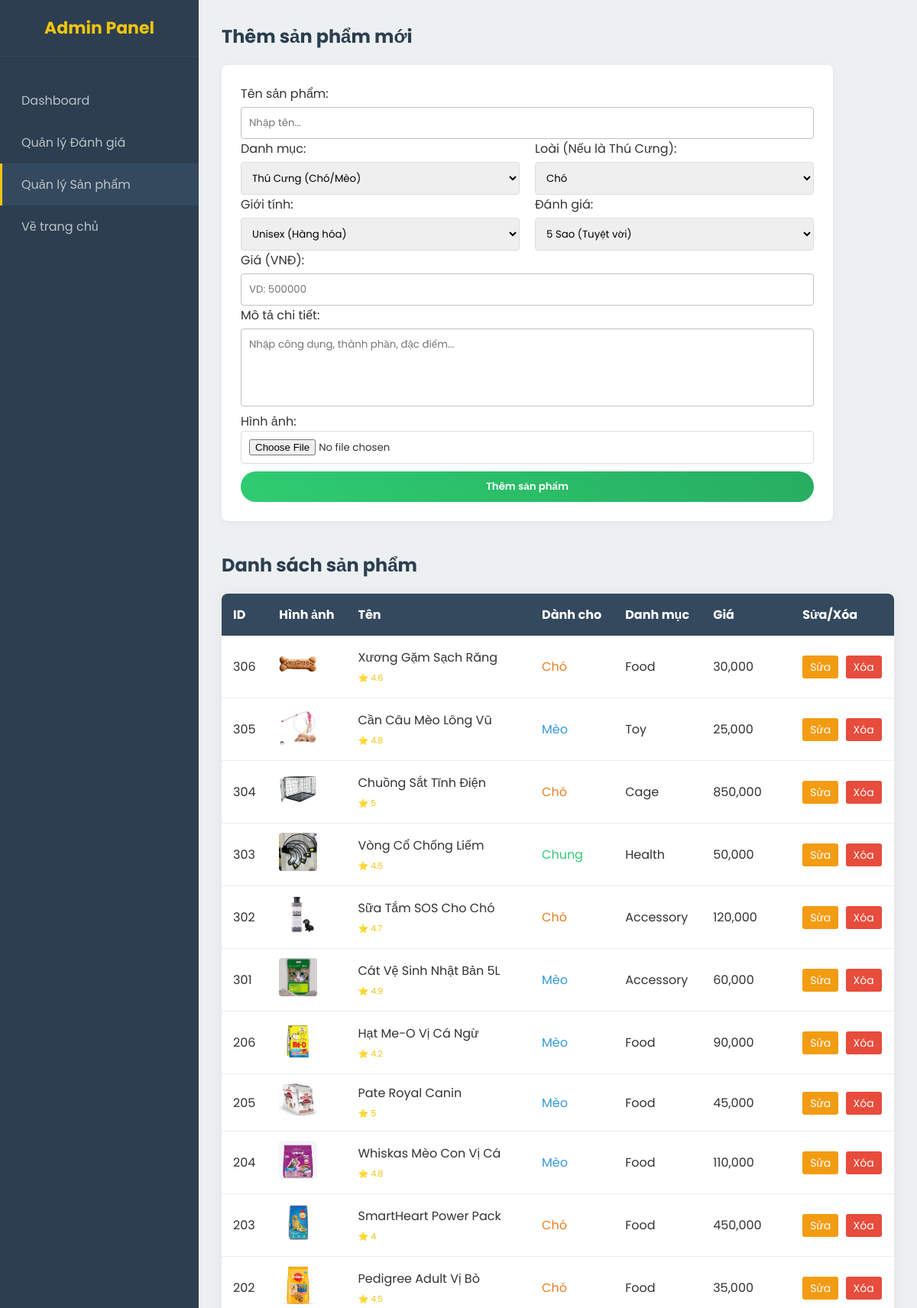
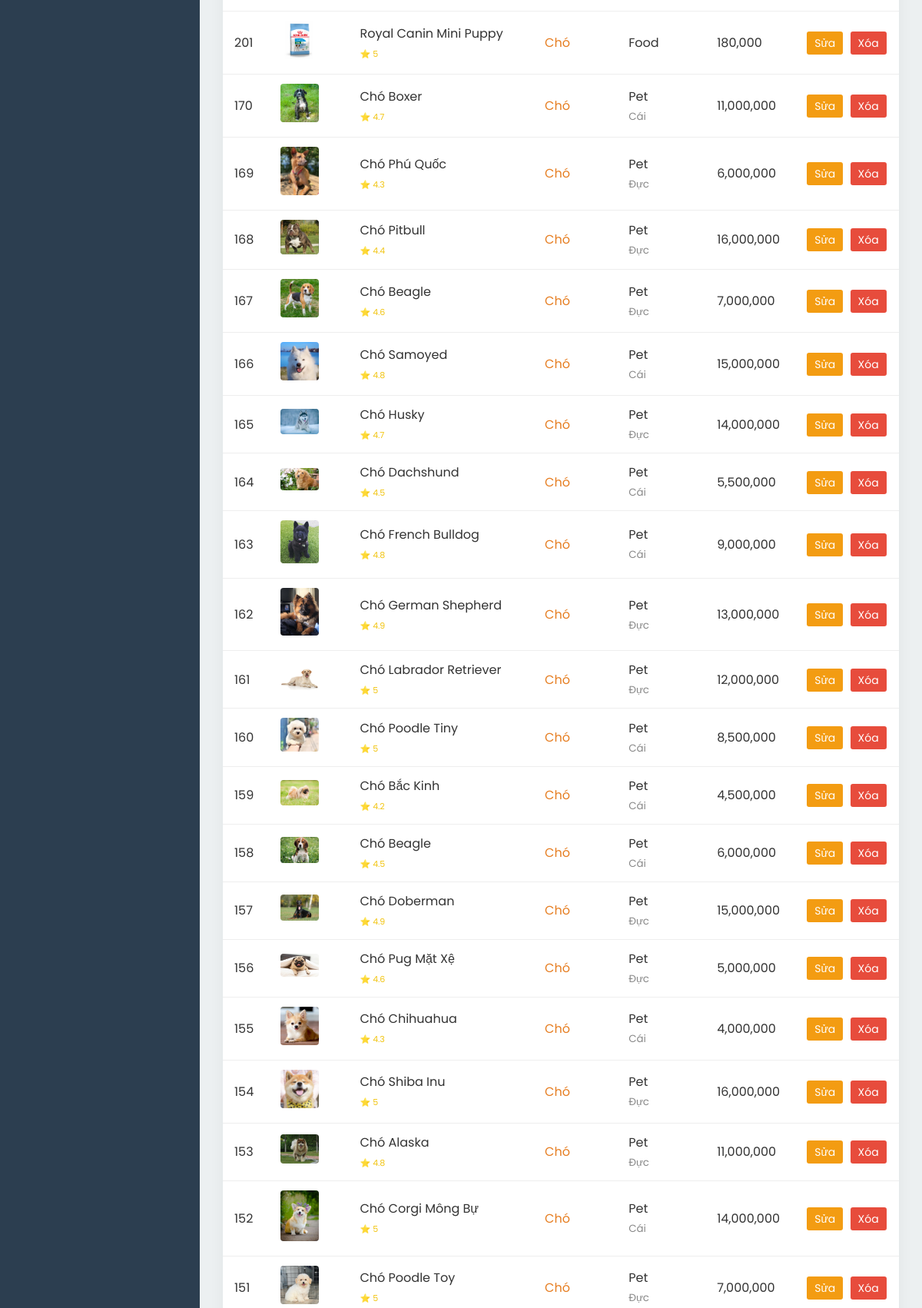
/admin/products.php (signed in, upper part), run on the app's committed database (2 pictures, top to bottom).
### tables this page shows
CREATE TABLE IF NOT EXISTS products (
    id INT AUTO_INCREMENT PRIMARY KEY,
    name VARCHAR(255) NOT NULL,
    species ENUM('dog', 'cat', 'all') NOT NULL, 
    category ENUM('food', 'accessory', 'health', 'toy', 'cage', 'pet') NOT NULL, 
    sub_category VARCHAR(50), 
    brand VARCHAR(50), 
    age_group ENUM('baby', 'adult', 'senior', 'all') DEFAULT 'all',
    gender ENUM('male', 'female', 'unisex') DEFAULT 'unisex',  
    price DECIMAL(15, 0) NOT NULL,
    old_price DECIMAL(15, 0) DEFAULT 0,
    image VARCHAR(255),
    rating FLOAT DEFAULT 5,
    description TEXT,
    sold_count INT DEFAULT 0,
    is_new BOOLEAN DEFAULT 1,
    created_at TIMESTAMP DEFAULT CURRENT_TIMESTAMP
);

### src/admin/products.php (the view, shortened to what this page needs)
<?php
require_once '../includes/db.php';
?>
<!DOCTYPE html>
<html lang="vi">
<head>
    <link rel="stylesheet" href="../assets/css/style.css">
    <link rel="stylesheet" href="../assets/css/admin.css">
</head>
<body>
<div class="admin-layout">
    <div class="sidebar">
        <h3>Admin Panel</h3>
        <a href="index.php">Dashboard</a>
        <a href="reviews.php">Quản lý Đánh giá</a>
        <a href="products.php" style="background: #34495e; border-left: 3px solid #f1c40f;">Quản lý Sản phẩm</a>
        <a href="../index.php">Về trang chủ</a>
    </div>
    <div class="content">
        <h2>Thêm sản phẩm mới</h2>
        <div style="background: white; padding: 25px; border-radius: 8px; box-shadow: 0 2px 10px rgba(0,0,0,0.05); max-width: 800px;">
            <form method="POST" enctype="multipart/form-data">
                <div class="form-group">
                    <label>Tên sản phẩm:</label>
                    <input type="text" name="name" required placeholder="Nhập tên...">
                </div>
                <div style="display: grid; grid-template-columns: 1fr 1fr; gap: 20px;">
                    <div class="form-group">
                        <label>Danh mục:</label>
                        <select name="category" style="width: 100%; padding: 10px; border: 1px solid #ddd; border-radius: 4px;">
                            <option value="pet">Thú Cưng (Chó/Mèo)</option>
                        </select>
                    </div>
                    <div class="form-group">
                        <label>Loài (Nếu là Thú Cưng):</label>
                        <select name="species" style="width: 100%; padding: 10px; border: 1px solid #ddd; border-radius: 4px;">
                            <option value="dog">Chó</option>
                        </select>
                    </div>
                </div>
                <div style="display: grid; grid-template-columns: 1fr 1fr; gap: 20px;">
                    <div class="form-group">
                        <label>Giới tính:</label>
                        <select name="gender" style="width: 100%; padding: 10px; border: 1px solid #ddd; border-radius: 4px;">
                            <option value="unisex">Unisex (Hàng hóa)</option>
                        </select>
                    </div>
                    <div class="form-group">
                        <label>Đánh giá:</label>
                        <select name="rating" style="width: 100%; padding: 10px; border: 1px solid #ddd; border-radius: 4px;">
                            <option value="5">5 Sao (Tuyệt vời)</option>
                        </select>
                    </div>
                </div>
                <div class="form-group">
                    <label>Giá (VNĐ):</label>
                    <input type="number" name="price" required placeholder="VD: 500000">
                </div>
                <div class="form-group">
                    <label>Mô tả chi tiết:</label>
                    <textarea name="description" rows="4" placeholder="Nhập công dụng, thành phần, đặc điểm..." style="width: 100%; padding: 10px; border: 1px solid #bdc3c7; border-radius: 4px; margin-top: 5px; font-family: inherit; resize: none"></textarea>
                </div>
                <div class="form-group">
                    <label>Hình ảnh:</label>
                    <input type="file" name="image" required accept="image/*" onchange="previewImage(this)">
                </div>
                <button type="submit" name="add_product" class="btn" style="width: 100%; margin-top: 10px;">Thêm sản phẩm</button>
            </form>
        </div>
        <h2 style="margin-top: 40px;">Danh sách sản phẩm</h2>
        <table>
            <thead>
                <tr>
                    <th>ID</th>
                    <th>Hình ảnh</th>
                    <th>Tên</th>
                    <th>Dành cho</th>
                    <th>Danh mục</th>
                    <th>Giá</th>
                    <th>Sửa/Xóa</th>
                </tr>
            </thead>
            <tbody>
                <?php
                $stmt = $conn->query("SELECT * FROM products ORDER BY id DESC");
                while ($row = $stmt->fetch(PDO::FETCH_ASSOC)):
                ?>
                <tr>
                    <td><?= $row['id'] ?></td>
                    <td><img src="../assets/images/<?= $row['image'] ?>" width="50" style="border-radius: 4px;"></td>
                    <td>
                        <?= htmlspecialchars($row['name']) ?> <br>
                        <span style="font-size: 11px; color: #f1c40f;">⭐ <?= $row['rating'] ?></span>
                    </td>
                    <td>
                        <?php
                            if($row['species']=='dog') echo '<span style="color:#e67e22">Chó</span>';
                            elseif($row['species']=='cat') echo '<span style="color:#3498db">Mèo</span>';
                            else echo '<span style="color:#2ecc71">Chung</span>';
                        ?>
                    </td>
                    <td>
                        <?= ucfirst($row['category']) ?> <br>
                        <small style="color:#888"><?= $row['gender']=='unisex' ? '' : ($row['gender']=='male'?'Đực':'Cái') ?></small>
                    </td>
                    <td><?= number_format($row['price']) ?></td>
                    <td>
                        <a href="edit_product.php?id=<?=$row['id'] ?>" class="btn-edit">Sửa</a>
                        <a href="delete_product.php?id=<?= $row['id'] ?>" onclick="return confirm('Xóa nhé?')" class="btn-danger">Xóa</a>
                    </td>
                </tr>
                <?php endwhile; ?>
            </tbody>
        </table>
    </div>
</div>
</body>
</html>

### src/assets/css/style.css (style rules this page uses)
* { margin: 0; padding: 0; box-sizing: border-box; font-family: 'Poppins', sans-serif; }
body { background-color: #f8f9fa; color: #333; display: flex; flex-direction: column; min-height: 100vh; }
a { text-decoration: none; color: inherit; transition: 0.3s; }
.btn { background: linear-gradient(45deg, #2ecc71, #27ae60); color: white; border: none; padding: 10px 25px; border-radius: 25px; cursor: pointer; font-weight: 600; text-decoration: none; display: inline-block; transition: 0.3s; }
input[type="file"] { padding: 10px; background: white; border: 1px solid #ddd; width: 100%; border-radius: 4px; }
.btn-danger { background: #e74c3c; color: white; }

### src/assets/css/admin.css (style rules this page uses)
.admin-layout { display: flex; min-height: 100vh; }
.sidebar { width: 260px; background-color: #2c3e50; color: #ecf0f1; flex-shrink: 0; padding-top: 20px; transition: all 0.3s; }
.sidebar h3 { text-align: center; margin-bottom: 30px; font-size: 22px; border-bottom: 1px solid #34495e; padding-bottom: 20px; color: #f1c40f; }
.sidebar a { display: block; color: #bdc3c7; padding: 15px 25px; text-decoration: none; font-size: 16px; transition: 0.3s; border-left: 3px solid transparent; }
.content { flex-grow: 1; background-color: #ecf0f1; padding: 30px; }
.content h1, .content h2 { color: #2c3e50; margin-bottom: 20px; }
table { width: 100%; background: white; border-radius: 8px; overflow: hidden; box-shadow: 0 0 20px rgba(0,0,0,0.05); border-collapse: collapse; }
th { background-color: #34495e; color: white; padding: 15px; text-align: left; }
td { padding: 12px 15px; border-bottom: 1px solid #eee; color: #333; }
form input[type="text"], form input[type="number"], form select { width: 100%; padding: 10px; border: 1px solid #bdc3c7; border-radius: 4px; margin-top: 5px; }
.btn-danger { background-color: #e74c3c; color: white; padding: 5px 10px; text-decoration: none; border-radius: 3px; font-size: 14px; }
.btn-edit { background-color: #f39c12; color: white; padding: 5px 10px; text-decoration: none; border-radius: 3px; font-size: 14px; margin-right: 5px; }

### data on the page
products: id "306", image (picture), name "Xương Gặm Sạch Răng", rating "4.6", species "Chó", category "Food", price "30,000"
products: id "305", image (picture), name "Cần Câu Mèo Lông Vũ", rating "4.8", species "Mèo", category "Toy", price "25,000"
products: id "304", image (picture), name "Chuồng Sắt Tĩnh Điện", rating "5", species "Chó", category "Cage", price "850,000"
products: id "303", image (picture), name "Vòng Cổ Chống Liếm", rating "4.5", species "Chung", category "Health", price "50,000"
products: id "302", image (picture), name "Sữa Tắm SOS Cho Chó", rating "4.7", species "Chó", category "Accessory", price "120,000"
products: id "301", image (picture), name "Cát Vệ Sinh Nhật Bản 5L", rating "4.9", species "Mèo", category "Accessory", price "60,000"
products: id "206", image (picture), name "Hạt Me-O Vị Cá Ngừ", rating "4.2", species "Mèo", category "Food", price "90,000"
products: id "205", image (picture), name "Pate Royal Canin", rating "5", species "Mèo", category "Food", price "45,000"
products: id "204", image (picture), name "Whiskas Mèo Con Vị Cá", rating "4.8", species "Mèo", category "Food", price "110,000"
products: id "203", image (picture), name "SmartHeart Power Pack", rating "4", species "Chó", category "Food", price "450,000"
products: id "202", image (picture), name "Pedigree Adult Vị Bò", rating "4.5", species "Chó", category "Food", price "35,000"
products: id "201", image (picture), name "Royal Canin Mini Puppy", rating "5", species "Chó", category "Food", price "180,000"
products: id "170", image (picture), name "Chó Boxer", rating "4.7", species "Chó", category "Pet", gender "Cái", price "11,000,000"
products: id "169", image (picture), name "Chó Phú Quốc", rating "4.3", species "Chó", category "Pet", gender "Đực", price "6,000,000"
products: id "168", image (picture), name "Chó Pitbull", rating "4.4", species "Chó", category "Pet", gender "Đực", price "16,000,000"
products: id "167", image (picture), name "Chó Beagle", rating "4.6", species "Chó", category "Pet", gender "Đực", price "7,000,000"
products: id "166", image (picture), name "Chó Samoyed", rating "4.8", species "Chó", category "Pet", gender "Cái", price "15,000,000"
products: id "165", image (picture), name "Chó Husky", rating "4.7", species "Chó", category "Pet", gender "Đực", price "14,000,000"
products: id "164", image (picture), name "Chó Dachshund", rating "4.5", species "Chó", category "Pet", gender "Cái", price "5,500,000"
products: id "163", image (picture), name "Chó French Bulldog", rating "4.8", species "Chó", category "Pet", gender "Cái", price "9,000,000"
products: id "162", image (picture), name "Chó German Shepherd", rating "4.9", species "Chó", category "Pet", gender "Đực", price "13,000,000"
products: id "161", image (picture), name "Chó Labrador Retriever", rating "5", species "Chó", category "Pet", gender "Đực", price "12,000,000"
products: id "160", image (picture), name "Chó Poodle Tiny", rating "5", species "Chó", category "Pet", gender "Cái", price "8,500,000"
products: id "159", image (picture), name "Chó Bắc Kinh", rating "4.2", species "Chó", category "Pet", gender "Cái", price "4,500,000"
products: id "158", image (picture), name "Chó Beagle", rating "4.5", species "Chó", category "Pet", gender "Cái", price "6,000,000"
products: id "157", image (picture), name "Chó Doberman", rating "4.9", species "Chó", category "Pet", gender "Đực", price "15,000,000"
products: id "156", image (picture), name "Chó Pug Mặt Xệ", rating "4.6", species "Chó", category "Pet", gender "Đực", price "5,000,000"
products: id "155", image (picture), name "Chó Chihuahua", rating "4.3", species "Chó", category "Pet", gender "Cái", price "4,000,000"
products: id "154", image (picture), name "Chó Shiba Inu", rating "5", species "Chó", category "Pet", gender "Đực", price "16,000,000"
products: id "153", image (picture), name "Chó Alaska", rating "4.8", species "Chó", category "Pet", gender "Đực", price "11,000,000"
products: id "152", image (picture), name "Chó Corgi Mông Bự", rating "5", species "Chó", category "Pet", gender "Cái", price "14,000,000"
products: id "151", image (picture), name "Chó Poodle Toy", rating "5", species "Chó", category "Pet", gender "Đực", price "7,000,000"
